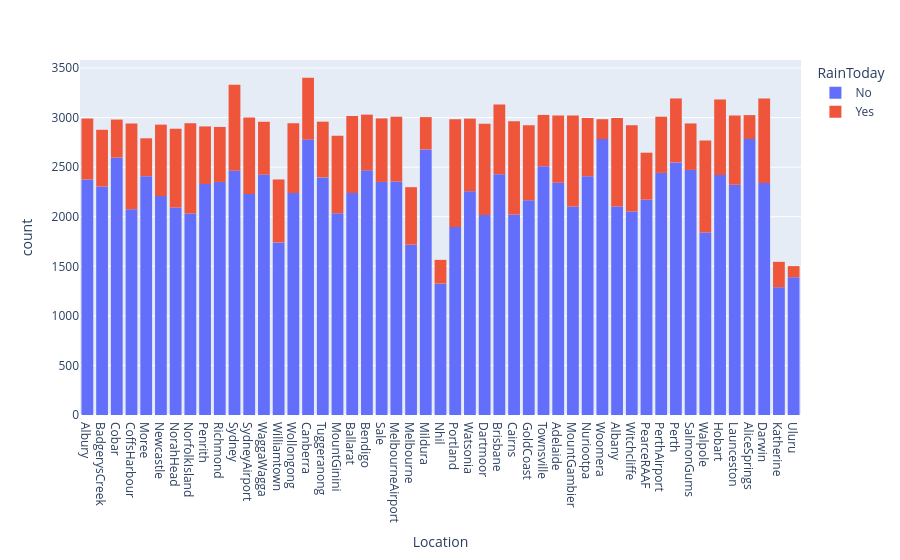

Notebook source saved alongside this figure:
### Code cell
px.histogram(raw_df,x='Location',color='RainToday') #visulasation of rain today and location

### Figure 1 — Plotly figure (JSON) as saved in the notebook; plotly's stock layout.template omitted (floating-point values rounded to 4 significant figures; data arrays with more than 128 entries replaced by an {"elided": "..."} marker saying what was removed)
{"data": [{"alignmentgroup": "True", "bingroup": "x", "hovertemplate": "RainToday=No<br>Location=%{x}<br>count=%{y}<extra></extra>", "legendgroup": "No", "marker": {"color": "#636efa", "pattern": {"shape": ""}}, "name": "No", "offsetgroup": "No", "orientation": "v", "showlegend": true, "type": "histogram", "x": {"elided": "109332 str values"}, "xaxis": "x", "yaxis": "y"}, {"alignmentgroup": "True", "bingroup": "x", "hovertemplate": "RainToday=Yes<br>Location=%{x}<br>count=%{y}<extra></extra>", "legendgroup": "Yes", "marker": {"color": "#EF553B", "pattern": {"shape": ""}}, "name": "Yes", "offsetgroup": "Yes", "orientation": "v", "showlegend": true, "type": "histogram", "x": {"elided": "31455 str values"}, "xaxis": "x", "yaxis": "y"}], "layout": {"barmode": "relative", "legend": {"title": {"text": "RainToday"}, "tracegroupgap": 0}, "margin": {"t": 60}, "xaxis": {"anchor": "y", "domain": [0, 1], "title": {"text": "Location"}}, "yaxis": {"anchor": "x", "domain": [0, 1], "title": {"text": "count"}}}}
